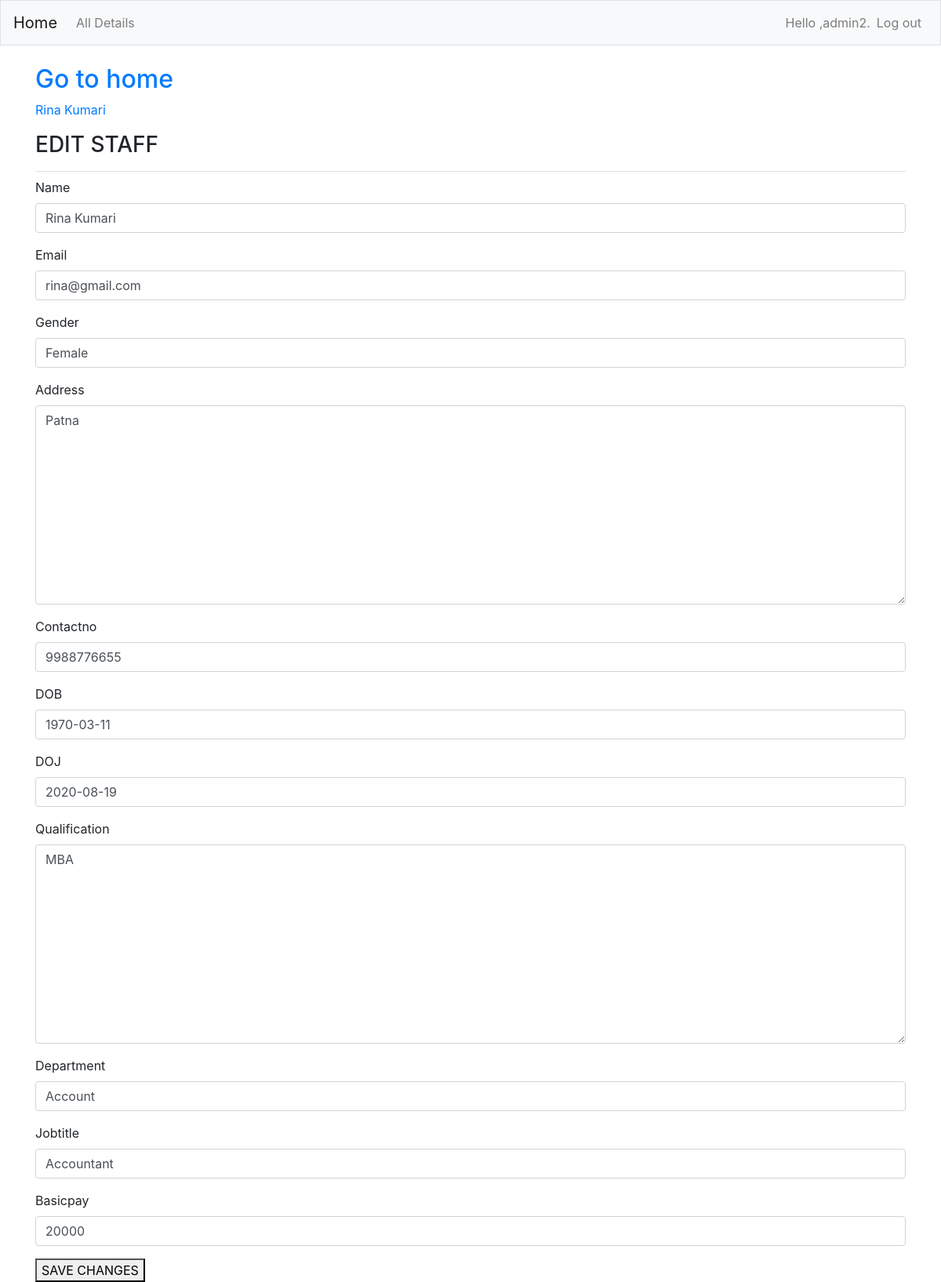
/edit_staff/1/ (signed in), run on the app's committed database.
### case2/models.py (models this page shows, shortened)
class Topic(models.Model):
    name=models.CharField(max_length=200)
    date_added = models.DateTimeField(auto_now_add=True)
    owner = models.ForeignKey(User,on_delete=models.CASCADE)
    def __str__(self):
        return self.name

class Staff(models.Model):
    topic = models.ForeignKey(Topic,on_delete=models.CASCADE)
    id=models.AutoField(primary_key=True)
    name=models.CharField(max_length=200)
    email=models.EmailField(max_length=150)
    gender=models.CharField(max_length=100)
    address=models.TextField()
    contactno=models.IntegerField()
    DOJ=models.DateField()
    DOB=models.DateField()
    qualification=models.TextField(max_length=1000)
    department=models.CharField(max_length=100)
    jobtitle=models.CharField(max_length=100)
    basicpay=models.IntegerField()
    owner = models.ForeignKey(User,on_delete=models.CASCADE)
    class Meta:
        verbose_name_plural='Staffs'

### case2/staff_views.py (the view)
# urls.py: path('edit_staff/<int:staff_id>/',staff_views.edit_staff,name='edit_staff'),
@login_required
def edit_staff(request,staff_id):
    staff=Staff.objects.get(id=staff_id)
    topic = staff.topic
    if topic.owner!= request.user:
        raise Http404
    if request.method!='POST':
        form=StaffForm(instance=staff)
    else:
        form=StaffForm(instance=staff,data=request.POST)
        if form.is_valid():
            form.save()
            return redirect('topic',topic_id=topic.id)
    context={'staff':staff,'topic':topic,'form':form}
    return render(request,'staff_templates/edit_staff.html',context)

### case2/forms.py
class StaffForm(forms.ModelForm):
    class Meta:
        model = Staff
        fields = ['name','email','gender','address','contactno','DOB','DOJ','qualification','department','jobtitle','basicpay']

### case2/templates/staff_templates/edit_staff.html (shortened to what this page needs)
{% extends 'staff_templates/base.html' %}
{% load bootstrap4 %}
    <h2><a href="{% url 'index' %}">Go to home</a></h2>
    <p><a href="{% url 'topic' topic.id %"}>{{ topic }}</a></p>
    <h3>EDIT STAFF </h3>
{% block content %}
<form action="{% url 'edit_staff' staff.id %}" method="POST">
    {% bootstrap_form form %}
    {% buttons %}
    <button name="submit">SAVE CHANGES</button>
    {% endbuttons %}
</form>
{% endblock content %}

### case2/templates/staff_templates/base.html (shortened to what this page needs)
{% load bootstrap4 %}
<!DOCTYPE html>
<html lang="en">
<head>
   {% bootstrap_css %}
</head>
<body>
   <nav class="navbar navbar-expand-md navbar-light bg-light mb-4 border">
      <a class="navbar-brand" href="{% url 'index' %}">Home</a>
      <div class="collapse navbar-collapse" id="navbarCollapse">
         <ul class="navbar-nav mr-auto">
            <li class="nav-item">
               <a class="nav-link" href="{% url 'one' %}">All Details</a></li>
         </ul>
         <ul class="navbar-nav ml-auto">
            {% if user.is_authenticated %}
            <li class="nav-item">
               <span class="navbar-text"> Hello ,{{user.username}}.</span>
            </li>
            <li class="nav-item">
               <a class="nav-link" href="{% url 'users:logout' %}?next=/logoutpage">Log out</a>
            </li>
            {% endif %}
         </ul>
         </div>
   </nav>
   <main role="main" class="container">
      <div class ='pb-2 mb-2 border-bottom'>
         {% block page_header %}{% endblock page_header %}
      </div>
      <div>
         {% block content %}{% endblock content %}
      </div>
   </main>
</body>
</html>

### data on the page
Topic: name "Rina Kumari"
Staff: name "Rina Kumari", email "rina@gmail.com", gender "Female", address "Patna", contactno "9988776655", DOB "1970-03-11", DOJ "2020-08-19", qualification "MBA", department "Account", jobtitle "Accountant", basicpay "20000"

### other printed values
{{ user.username }} "admin2"
